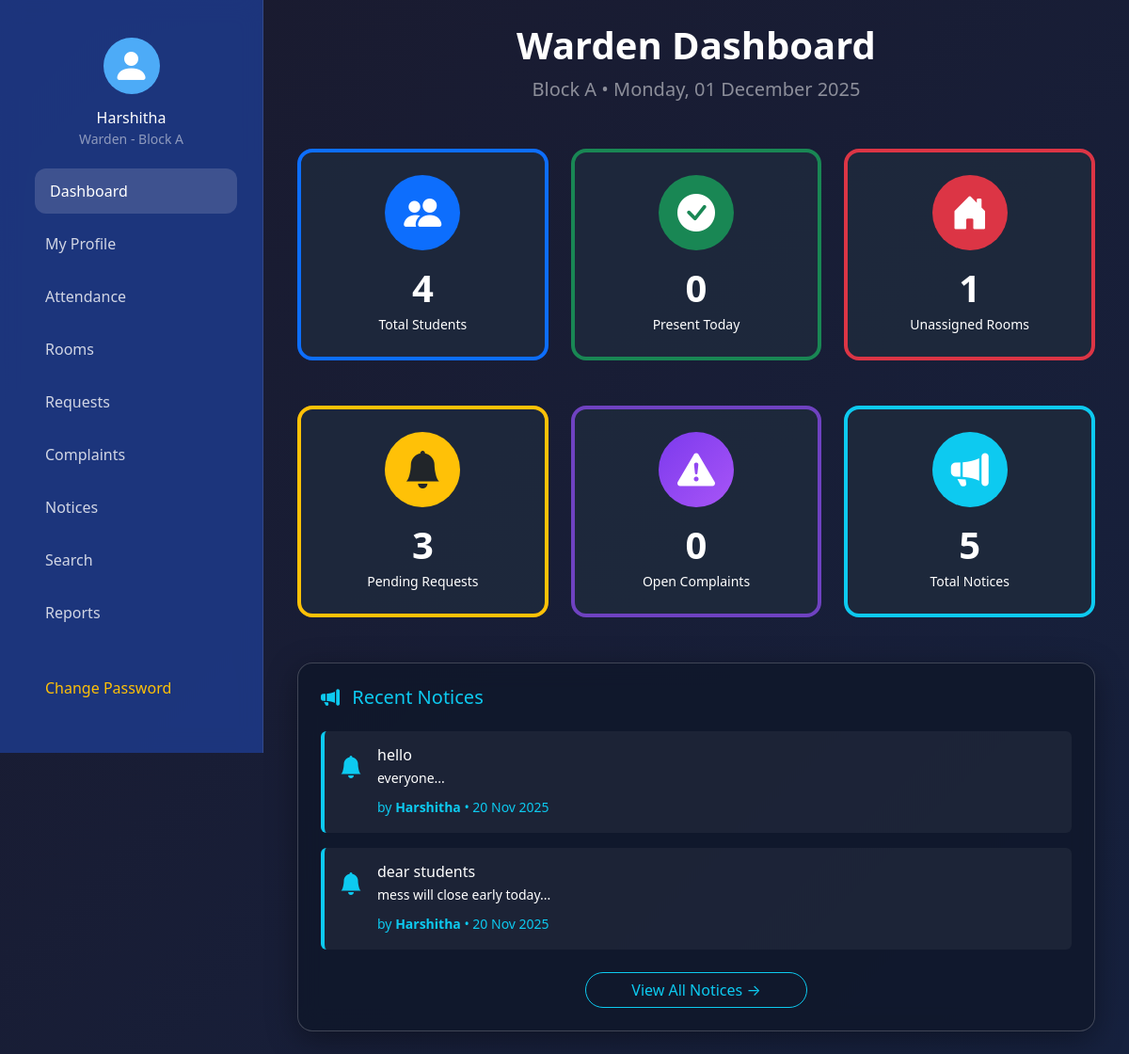
Screenshot of /dashboards/warden.php (signed in) with the database file from the repository.
### tables this page shows
CREATE TABLE `wardens` (
  `id` varchar(10) NOT NULL,
  `user_id` int(11) NOT NULL,
  `name` varchar(100) NOT NULL,
  `phone` varchar(15) DEFAULT NULL,
  `email` varchar(100) DEFAULT NULL,
  `dob` date DEFAULT NULL,
  `address` text DEFAULT NULL,
  `block` varchar(10) DEFAULT NULL
);

CREATE TABLE `notices` (
  `id` int(11) NOT NULL,
  `title` varchar(100) NOT NULL,
  `content` text NOT NULL,
  `posted_by` int(11) NOT NULL,
  `block` varchar(10) DEFAULT NULL,
  `posted_at` timestamp NOT NULL DEFAULT current_timestamp(),
  `visible_to` enum('all','students','wardens') DEFAULT 'all',
  `target_audience` varchar(20) DEFAULT 'both'
);

### dashboards/warden.php (the view, shortened to what this page needs)
<?php
include '../includes/db.php';
$stmt = $pdo->prepare("SELECT w.*, u.username FROM wardens w JOIN users u ON w.user_id = u.id WHERE w.user_id = ?");
$stmt->execute([$_SESSION['user_id']]);
$warden = $stmt->fetch();
$warden_block = $warden['block'];
$active_section = $_GET['section'] ?? 'dashboard';
$today = date('Y-m-d');
$students = $pdo->prepare("
    SELECT s.*, u.username, a.status as today_status
    FROM students s
    JOIN users u ON s.user_id = u.id
    LEFT JOIN attendance a ON s.id = a.student_id AND a.date = ?
    WHERE s.block = ?
    ORDER BY s.room_no, s.name
");
$students->execute([$today, $warden_block]);
$students = $students->fetchAll();
$unassigned = $pdo->prepare("SELECT s.id, s.name, s.register_no FROM students s WHERE s.block = ? AND s.room_no IS NULL");
$unassigned->execute([$warden_block]);
$unassigned = $unassigned->fetchAll();
$pending_leaves = $pdo->prepare("SELECT lr.*, s.name, s.room_no FROM leave_requests lr JOIN students s ON lr.student_id = s.id WHERE s.block = ? AND lr.status = 'pending' ORDER BY lr.applied_at DESC");
$pending_leaves->execute([$warden_block]);
$pending_leaves = $pending_leaves->fetchAll();
$visitor_reqs = $pdo->prepare("SELECT v.*, s.name, s.room_no FROM visitor_requests v JOIN students s ON v.student_id = s.id WHERE s.block = ? AND v.status = 'pending' ORDER BY v.requested_at DESC");
$visitor_reqs->execute([$warden_block]);
$visitor_reqs = $visitor_reqs->fetchAll();
$cleaning_reqs = $pdo->prepare("SELECT c.*, s.name, s.room_no FROM cleaning_requests c JOIN students s ON c.student_id = s.id WHERE s.block = ? AND c.status = 'pending' ORDER BY c.requested_at DESC");
$cleaning_reqs->execute([$warden_block]);
$cleaning_reqs = $cleaning_reqs->fetchAll();
$complaints = $pdo->prepare("SELECT c.*, s.name, s.room_no FROM complaints c JOIN students s ON c.student_id = s.id WHERE s.block = ? AND c.status = 'open' ORDER BY c.submitted_at DESC");
$complaints->execute([$warden_block]);
$complaints = $complaints->fetchAll();
try {
    $pdo->query("SELECT target_audience FROM notices LIMIT 1");
} catch (PDOException $e) {
    $pdo->exec("ALTER TABLE notices ADD COLUMN target_audience VARCHAR(20) DEFAULT 'both'");
}
$notices = $pdo->query("
    SELECT n.*, u.username, w.name as warden_name
    FROM notices n
    JOIN users u ON n.posted_by = u.id
    LEFT JOIN wardens w ON u.id = w.user_id
    WHERE (n.block = '$warden_block' OR n.block IS NULL)
    AND (n.target_audience IN ('both', 'students', 'office') OR n.target_audience IS NULL)
    ORDER BY n.posted_at DESC
")->fetchAll();
function url_with_section($section = null, $extra = []) {
    $params = $extra;
    if ($section) $params['section'] = $section;
    elseif (isset($_GET['section'])) $params['section'] = $_GET['section'];
    return $params ? '?' . http_build_query($params) : '?';
}
?>
<!DOCTYPE html>
<html lang="en">
<head>
    <link href="https://cdn.jsdelivr.net/npm/bootstrap@5.3.3/dist/css/bootstrap.min.css" rel="stylesheet">
    <link href="https://cdn.jsdelivr.net/npm/bootstrap-icons@1.11.3/font/bootstrap-icons.min.css" rel="stylesheet">
    <link rel="stylesheet" href="../assets/css/style.css">
</head>
<body class="dashboard-bg">
<div class="sidebar">
    <div class="p-3 text-center">
        <div class="logo-circle mx-auto mb-3">
            <i class="bi bi-person-fill text-white fs-1"></i>
        </div>
        <h6 class="text-white mb-0"><?= htmlspecialchars($warden['name']) ?></h6>
        <small class="text-white-50">Warden - Block <?= $warden_block ?></small>
    </div>
    <div class="nav-container">
        <ul class="nav flex-column">
            <li class="nav-item"><a href="?" class="nav-link <?= $active_section=='dashboard'?'active':'' ?>">Dashboard</a></li>
            <li class="nav-item"><a href="<?= url_with_section('profile') ?>" class="nav-link <?= $active_section=='profile'?'active':'' ?>">My Profile</a></li>
            <li class="nav-item"><a href="<?= url_with_section('attendance') ?>" class="nav-link <?= $active_section=='attendance'?'active':'' ?>">Attendance</a></li>
            <li class="nav-item"><a href="<?= url_with_section('rooms') ?>" class="nav-link <?= $active_section=='rooms'?'active':'' ?>">Rooms</a></li>
            <li class="nav-item"><a href="<?= url_with_section('requests') ?>" class="nav-link <?= $active_section=='requests'?'active':'' ?>">Requests</a></li>
            <li class="nav-item"><a href="<?= url_with_section('complaints') ?>" class="nav-link <?= $active_section=='complaints'?'active':'' ?>">Complaints</a></li>
            <li class="nav-item"><a href="<?= url_with_section('notices') ?>" class="nav-link <?= $active_section=='notices'?'active':'' ?>">Notices</a></li>
            <li class="nav-item"><a href="<?= url_with_section('search') ?>" class="nav-link <?= $active_section=='search'?'active':'' ?>">Search</a></li>
            <li class="nav-item"><a href="<?= url_with_section('reports') ?>" class="nav-link <?= $active_section=='reports'?'active':'' ?>">Reports</a></li>
            <li class="nav-item mt-4">
                <a href="#" class="nav-link text-warning" data-bs-toggle="modal" data-bs-target="#changePasswordModal">Change Password</a>
            </li>
            <li class="nav-item"><a href="../logout.php" class="nav-link text-danger">Logout</a></li>
        </ul>
    </div>
</div>
<div class="main-content p-4">
    <div class="container-fluid">
        <div id="dashboard" class="content-section <?= $active_section=='dashboard'?'active':'' ?>" style="display: <?= $active_section=='dashboard'?'block':'none' ?>;">
            <div class="text-center mb-5">
                <h1 class="text-white mb-2 fw-bold">Warden Dashboard</h1>
                <p class="text-white-50 fs-5">Block <?= $warden_block ?> • <?= date('l, d F Y') ?></p>
            </div>
            <?php
            $total_students      = count($students);
            $unassigned_students = count($unassigned);
            $present_today       = 0;
            $total_requests  = count($pending_leaves) + count($visitor_reqs) + count($cleaning_reqs);
            $open_complaints = count($complaints);
            $total_notices   = count($notices);
            ?>
            <div class="row g-4 justify-content-center mb-5">
                <div class="col-lg-4 col-md-6 col-12">
                    <div class="p-4 rounded-4 text-center" style="background: rgba(30,41,59,0.95); border: 4px solid #0d6efd;">
                        <div class="icon-circle bg-primary mx-auto mb-3">
                            <i class="bi bi-people-fill fs-1"></i>
                        </div>
                        <h2 class="text-white mb-1 fw-bold fs-1"><?= $total_students ?></h2>
                        <p class="text-white-75 small mb-0">Total Students</p>
                    </div>
                </div>
                <div class="col-lg-4 col-md-6 col-12">
                    <div class="p-4 rounded-4 text-center" style="background: rgba(30,41,59,0.95); border: 4px solid #198754;">
                        <div class="icon-circle bg-success mx-auto mb-3">
                            <i class="bi bi-check-circle-fill fs-1"></i>
                        </div>
                        <h2 class="text-white mb-1 fw-bold fs-1"><?= $present_today ?></h2>
                        <p class="text-white-75 small mb-0">Present Today</p>
                    </div>
                </div>
                <div class="col-lg-4 col-md-6 col-12">
                    <div class="p-4 rounded-4 text-center" style="background: rgba(30,41,59,0.95); border: 4px solid #dc3545;">
                        <div class="icon-circle bg-danger mx-auto mb-3">
                            <i class="bi bi-house-door-fill fs-1"></i>
                        </div>
                        <h2 class="text-white mb-1 fw-bold fs-1"><?= $unassigned_students ?></h2>
                        <p class="text-white-75 small mb-0">Unassigned Rooms</p>
                    </div>
                </div>
            </div>
            <div class="row g-4 justify-content-center mb-5">
                <div class="col-lg-4 col-md-6 col-12">
                    <div class="p-4 rounded-4 text-center" style="background: rgba(30,41,59,0.95); border: 4px solid #ffc107;">
                        <div class="icon-circle bg-warning mx-auto mb-3">
                            <i class="bi bi-bell-fill fs-1 text-dark"></i>
                        </div>
                        <h2 class="text-white mb-1 fw-bold fs-1"><?= $total_requests ?></h2>
                        <p class="text-white-75 small mb-0">Pending Requests</p>
                    </div>
                </div>
                <div class="col-lg-4 col-md-6 col-12">
                    <div class="p-4 rounded-4 text-center" style="background: rgba(30,41,59,0.95); border: 4px solid #6f42c1;">
                        <div class="icon-circle mx-auto mb-3" style="background: linear-gradient(135deg,#7c3aed,#a855f7);">
                            <i class="bi bi-exclamation-triangle-fill fs-1 text-white"></i>
                        </div>
                        <h2 class="text-white mb-1 fw-bold fs-1"><?= $open_complaints ?></h2>
                        <p class="text-white-75 small mb-0">Open Complaints</p>
                    </div>
                </div>
                <div class="col-lg-4 col-md-6 col-12">
                    <div class="p-4 rounded-4 text-center" style="background: rgba(30,41,59,0.95); border: 4px solid #0dcaf0;">
                        <div class="icon-circle bg-info mx-auto mb-3">
                            <i class="bi bi-megaphone-fill fs-1"></i>
                        </div>
                        <h2 class="text-white mb-1 fw-bold fs-1"><?= $total_notices ?></h2>
                        <p class="text-white-75 small mb-0">Total Notices</p>
                    </div>
                </div>
            </div>
            <?php if($notices): ?>
            <div class="glass-card p-4 rounded-4" style="background: rgba(15,23,42,0.8); backdrop-filter: blur(12px);">
                <h5 class="text-info mb-4">
                    <i class="bi bi-megaphone-fill me-2"></i> Recent Notices
                </h5>
                <div class="row g-3">
                    <?php foreach(array_slice($notices, 0, 2) as $n): ?>
                        <div class="col-12">
                            <div class="p-3 rounded d-flex align-items-start" style="background: rgba(255,255,255,0.05); border-left: 4px solid #0dcaf0;">
                                <div class="me-3 mt-1">
                                    <i class="bi bi-bell-fill text-info fs-4"></i>
                                </div>
                                <div class="flex-grow-1">
                                    <h6 class="text-white mb-1"><?= htmlspecialchars($n['title']) ?></h6>
                                    <p class="text-white-75 small mb-2"><?= substr(htmlspecialchars($n['content']), 0, 110) ?>...</p>
                                    <small class="text-info">
                                        by <strong><?= htmlspecialchars($n['warden_name'] ?? $n['username']) ?></strong>
                                        • <?= date('d M Y', strtotime($n['posted_at'])) ?>
                                    </small>
                                </div>
                            </div>
                        </div>
                    <?php endforeach; ?>
                </div>
                <?php if($total_notices > 3): ?>
                    <div class="text-center mt-4">
                        <a href="<?= url_with_section('notices') ?>" class="btn btn-outline-info rounded-pill px-5">
                            View All Notices →
                        </a>
                    </div>
                <?php endif; ?>
            </div>
            <?php endif; ?>
        </div>
</body>
</html>

### assets/css/style.css (style rules this page uses)
.glass-card { background: rgba(255, 255, 255, 0.08); backdrop-filter: blur(14px); -webkit-backdrop-filter: blur(14px); border: 1px solid rgba(255, 255, 255, 0.15); border-radius: 20px; box-shadow: 0 8px 32px rgba(0, 0, 0, 0.37); }
.dashboard-bg { background: linear-gradient(135deg, #1a1a2e, #16213e); min-height: 100vh; color: white; }
.sidebar { position: fixed; top: 0; left: 0; width: 280px; height: 100vh; background: rgba(30, 58, 138, 0.8); backdrop-filter: blur(10px); padding: 1.5rem 1rem; border-right: 1px solid rgba(255,255,255,0.1); z-index: 1000; }
.logo-circle { width: 60px; height: 60px; background: #4dabf7; border-radius: 50%; display: flex; align-items: center; justify-content: center; }
.nav-link { color: rgba(255,255,255,0.8); padding: 0.75rem 1rem; border-radius: 12px; margin: 0.3rem 0; transition: all 0.3s; display: flex; align-items: center; }
.nav-link:hover, .nav-link.active { background: rgba(255,255,255,0.15); color: white; transform: translateX(5px); }
.main-content { margin-left: 280px; padding: 2rem; }
.welcome-card, .service-card, .glass-card { background: rgba(255, 255, 255, 0.1); backdrop-filter: blur(12px); border: 1px solid rgba(255, 255, 255, 0.2); border-radius: 18px; transition: transform 0.3s; }
.icon-circle { width: 60px; height: 60px; border-radius: 50%; display: flex; align-items: center; justify-content: center; }
.sidebar .nav-container { flex: 1; overflow-y: auto; padding: 0 1rem; -ms-overflow-style: none; scrollbar-width: none; }
.sidebar { position: fixed; top: 0; left: 0; width: 280px; height: 100vh; background: rgba(30, 58, 138, 0.85); backdrop-filter: blur(12px); border-right: 1px solid rgba(255,255,255,0.1); display: flex; flex-direction: column; z-index: 1000; }
.sidebar .nav-link { color: rgba(255,255,255,0.8); padding: 0.75rem 1rem; border-radius: 12px; margin: 0.25rem 0; transition: all 0.3s; display: flex; align-items: center; }
.sidebar .nav-link:hover, .sidebar .nav-link.active { background: rgba(255,255,255,0.15); color: white; transform: translateX(5px); }
.main-content { margin-left: 280px; min-height: 100vh; }
.content-section { display: none; }
.content-section.active { display: block; }

### dashboards/warden.php (style rules this page uses)
.icon-circle { width: 80px; height: 80px; border-radius: 50%; display: flex; align-items: center; justify-content: center; margin: 0 auto 20px; }

### rows the page displays
wardens: name "Harshitha", block "A"
notices: title "hello", content "everyone", wardens.name "Harshitha", posted_at "20 Nov 2025"
notices: title "dear students", content "mess will close early today", wardens.name "Harshitha", posted_at "20 Nov 2025"

### other values shown
$total_students "4"
$present_today "0"
$unassigned_students "1"
$total_requests "3"
$open_complaints "0"
$total_notices "5"
